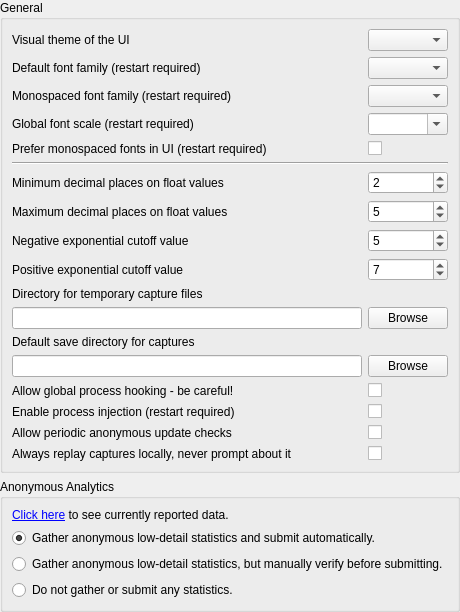
     <widget class="QWidget" name="general">
      <attribute name="title">
       <string>General</string>
      </attribute>
      <layout class="QVBoxLayout" name="verticalLayout_3">
       <property name="leftMargin">
        <number>0</number>
       </property>
       <property name="topMargin">
        <number>0</number>
       </property>
       <property name="rightMargin">
        <number>0</number>
       </property>
       <property name="bottomMargin">
        <number>0</number>
       </property>
       <item>
        <widget class="QGroupBox" name="groupBox">
         <property name="title">
          <string>General</string>
         </property>
         <layout class="QGridLayout" name="gridLayout_5">
          <item row="0" column="0">
           <widget class="QLabel" name="UIStyle_label">
            <property name="text">
             <string>Visual theme of the UI</string>
            </property>
           </widget>
          </item>
          <item row="0" column="1">
           <widget class="QComboBox" name="UIStyle">
            <property name="toolTip">
             <string>Selects the theme to display the UI in. These themes are available:&lt;br&gt;</string>
            </property>
            <property name="insertPolicy">
             <enum>QComboBox::NoInsert</enum>
            </property>
            <property name="sizeAdjustPolicy">
             <enum>QComboBox::AdjustToContents</enum>
            </property>
           </widget>
          </item>
          <item row="1" column="0">
           <widget class="QLabel" name="label_20">
            <property name="toolTip">
             <string>The default font family to be used for text. This will be overridden by the default monospace font if the below option for monospace override is chosen.</string>
            </property>
            <property name="text">
             <string>Default font family (restart required)</string>
            </property>
           </widget>
          </item>
          <item row="1" column="1">
           <widget class="QComboBox" name="Font_Family">
            <property name="toolTip">
             <string>The default font family to be used for text. This will be overridden by the default monospace font if the below option for monospace override is chosen.</string>
            </property>
           </widget>
          </item>
          <item row="2" column="0">
           <widget class="QLabel" name="label_21">
            <property name="toolTip">
             <string>The default font family to be used for monospaced text, typically code display or tables of buffer data. If the below option for monospace override is chosen this font will be used for those extra places.</string>
            </property>
            <property name="text">
             <string>Monospaced font family (restart required)</string>
            </property>
           </widget>
          </item>
          <item row="2" column="1">
           <widget class="QComboBox" name="Font_MonoFamily">
            <property name="toolTip">
             <string>The default font family to be used for monospaced text, typically code display or tables of buffer data. If the below option for monospace override is chosen this font will be used for those extra places.</string>
            </property>
           </widget>
          </item>
          <item row="3" column="0">
           <widget class="QLabel" name="label_27">
            <property name="toolTip">
             <string>A global scale for all fonts in the program. This will only scale text, icons and other UI elements will be scaled according to DPI settings as normal.</string>
            </property>
            <property name="text">
             <string>Global font scale (restart required)</string>
            </property>
           </widget>
          </item>
          <item row="3" column="1">
           <widget class="QComboBox" name="Font_GlobalScale">
            <property name="toolTip">
             <string>A global scale for all fonts in the program. This will only scale text, icons and other UI elements will be scaled according to DPI settings as normal.</string>
            </property>
            <property name="editable">
             <bool>true</bool>
            </property>
           </widget>
          </item>
          <item row="4" column="0">
           <widget class="QLabel" name="label_9">
            <property name="toolTip">
             <string>Prefer using a monospace font instead of the default font for places where resource names, action and marker names, and similar pieces of information are displayed.&lt;/p&gt;&lt;p&gt;&lt;br/&gt;&lt;/p&gt;&lt;p&gt;By default a monospaced font will only be used for places where fixed width is important such as code and numerical data displays.</string>
            </property>
            <property name="text">
             <string>Prefer monospaced fonts in UI (restart required)</string>
            </property>
           </widget>
          </item>
          <item row="4" column="1">
           <widget class="QCheckBox" name="Font_PreferMonospaced">
            <property name="toolTip">
             <string>Prefer using a monospace font instead of the default font for places where resource names, action and marker names, and similar pieces of information are displayed.&lt;/p&gt;&lt;p&gt;&lt;br/&gt;&lt;/p&gt;&lt;p&gt;By default a monospaced font will only be used for places where fixed width is important such as code and numerical data displays.</string>
            </property>
            <property name="text">
             <string/>
            </property>
           </widget>
          </item>
          <item row="5" column="0" colspan="2">
           <widget class="Line" name="line">
            <property name="orientation">
             <enum>Qt::Horizontal</enum>
            </property>
           </widget>
          </item>
          <item row="6" column="0">
           <widget class="QLabel" name="label">
            <property name="toolTip">
             <string>At least this many decimal places will be displayed on floats.
e.g. a value of 2 means 0 will display as 0.00, 0.5 as 0.50. A value of 5 would display them as 0.00000 and 0.50000 respectively.</string>
            </property>
            <property name="text">
             <string>Minimum decimal places on float values</string>
            </property>
           </widget>
          </item>
          <item row="6" column="1">
           <widget class="QSpinBox" name="Formatter_MinFigures">
            <property name="toolTip">
             <string>Decimals will display at least this many digits.
e.g. a value of 2 means 0 will display as 0.00, 0.5 as 0.50</string>
            </property>
            <property name="value">
             <number>2</number>
            </property>
           </widget>
          </item>
          <item row="7" column="0">
           <widget class="QLabel" name="label_2">
            <property name="toolTip">
             <string>No more decimal places than this will be displayed on floats.
e.g. a value of 5 means 0.123456789 will display as 0.12345</string>
            </property>
            <property name="text">
             <string>Maximum decimal places on float values</string>
            </property>
           </widget>
          </item>
          <item row="7" column="1">
           <widget class="QSpinBox" name="Formatter_MaxFigures">
            <property name="toolTip">
             <string>No more decimal places than this will be displayed on floats.
e.g. a value of 5 means 0.123456789 will display as 0.12345 and 123.123456789 will display as 123.12345</string>
            </property>
            <property name="value">
             <number>5</number>
            </property>
           </widget>
          </item>
          <item row="8" column="0">
           <widget class="QLabel" name="label_3">
            <property name="toolTip">
             <string>Any numbers smaller than this exponent will be displayed in scientific notation.
E.g. a value of 3 means 0.005 / 10 = 5E-4</string>
            </property>
            <property name="text">
             <string>Negative exponential cutoff value</string>
            </property>
           </widget>
          </item>
          <item row="8" column="1">
           <widget class="QSpinBox" name="Formatter_NegExp">
            <property name="toolTip">
             <string>Any numbers smaller than this exponent will be displayed in scientific notation.
E.g. a value of 3 means 0.005 / 10 = 5E-4</string>
            </property>
            <property name="value">
             <number>5</number>
            </property>
           </widget>
          </item>
          <item row="9" column="0">
           <widget class="QLabel" name="label_4">
            <property name="toolTip">
             <string>Any numbers larger than this exponent will be displayed in scientific notation.
e.g. 1000 * 10 = 1e4</string>
            </property>
            <property name="text">
             <string>Positive exponential cutoff value</string>
            </property>
           </widget>
          </item>
          <item row="9" column="1">
           <widget class="QSpinBox" name="Formatter_PosExp">
            <property name="toolTip">
             <string>Any numbers larger than this exponent will be displayed in scientific notation.
e.g. 1000 * 10 = 1e4</string>
            </property>
            <property name="value">
             <number>7</number>
            </property>
            <property name="displayIntegerBase">
             <number>10</number>
            </property>
           </widget>
          </item>
          <item row="10" column="0">
           <widget class="QLabel" name="label_5">
            <property name="toolTip">
             <string>Changes the directory where capture files are saved after being created, until saved manually or deleted.

Defaults to %TEMP%.</string>
            </property>
            <property name="text">
             <string>Directory for temporary capture files</string>
            </property>
           </widget>
          </item>
          <item row="11" column="0">
           <widget class="QLineEdit" name="tempDirectory">
            <property name="toolTip">
             <string>Changes the directory where capture files are saved after being created, until saved manually or deleted.

Defaults to %TEMP%.</string>
            </property>
           </widget>
          </item>
          <item row="11" column="1">
           <widget class="QPushButton" name="browseTempCaptureDirectory">
            <property name="toolTip">
             <string>Changes the directory where capture files are saved after being created, until saved manually or deleted.

Defaults to %TEMP%.</string>
            </property>
            <property name="text">
             <string>Browse</string>
            </property>
           </widget>
          </item>
          <item row="12" column="0">
           <widget class="QLabel" name="label_6">
            <property name="toolTip">
             <string>Changes the default directory for the save dialog when saving capture files.

Defaults to blank, which follows system default behaviour.</string>
            </property>
            <property name="text">
             <string>Default save directory for captures</string>
            </property>
           </widget>
          </item>
          <item row="13" column="0">
           <widget class="QLineEdit" name="saveDirectory">
            <property name="toolTip">
             <string>Changes the default directory for the save dialog when saving capture files.

Defaults to blank, which follows system default behaviour.</string>
            </property>
           </widget>
          </item>
          <item row="13" column="1">
           <widget class="QPushButton" name="browseSaveCaptureDirectory">
            <property name="toolTip">
             <string>Changes the default directory for the save dialog when saving capture files.

Defaults to blank, which follows system default behaviour.</string>
            </property>
            <property name="text">
             <string>Browse</string>
            </property>
           </widget>
          </item>
          <item row="14" column="0">
           <widget class="QLabel" name="globalHookLabel">
            <property name="toolTip">
             <string>Enables functionality on the capture application window that will insert RenderDoc automatically
into all new processes created - then inject into the target (matching) executable.

Useful for capturing programs indirectly that can't easily be launched directly by RenderDoc

Since this is a global system hook it must be used carefully and only when necessary!</string>
            </property>
            <property name="text">
             <string>Allow global process hooking - be careful!</string>
            </property>
           </widget>
          </item>
          <item row="14" column="1">
           <widget class="QCheckBox" name="AllowGlobalHook">
            <property name="toolTip">
             <string>Enables functionality on the capture application window that will insert RenderDoc automatically
into all new processes created - then inject into the target (matching) executable.

Useful for capturing programs indirectly that can't easily be launched directly by RenderDoc

Since this is a global system hook it must be used carefully and only when necessary!</string>
            </property>
            <property name="text">
             <string/>
            </property>
           </widget>
          </item>
          <item row="15" column="0">
           <widget class="QLabel" name="injectProcLabel">
            <property name="toolTip">
             <string>Enables the ability to inject into processes on windows.

Injecting into processes can be unreliable and should only be used as a last resort when no other
methods succeed, it should not be used as a primary method of launching applications. Instead the
program should be launched through RenderDoc via the Launch Process panel.</string>
            </property>
            <property name="text">
             <string>Enable process injection (restart required)</string>
            </property>
           </widget>
          </item>
          <item row="15" column="1">
           <widget class="QCheckBox" name="AllowProcessInject">
            <property name="toolTip">
             <string>Enables the ability to inject into processes on windows.

Injecting into processes can be unreliable and should only be used as a last resort when no other
methods succeed, it should not be used as a primary method of launching applications. Instead the
program should be launched through RenderDoc via the Launch Process panel.</string>
            </property>
            <property name="text">
             <string/>
            </property>
           </widget>
          </item>
          <item row="16" column="0">
           <widget class="QLabel" name="label_8">
            <property name="toolTip">
             <string>Allows RenderDoc to phone home to https://renderdoc.org to anonymously check for new versions.</string>
            </property>
            <property name="text">
             <string>Allow periodic anonymous update checks</string>
            </property>
           </widget>
          </item>
          <item row="16" column="1">
           <widget class="QCheckBox" name="CheckUpdate_AllowChecks">
            <property name="toolTip">
             <string>Allows RenderDoc to phone home to https://renderdoc.org to anonymously check for new versions.</string>
            </property>
            <property name="text">
             <string/>
            </property>
           </widget>
          </item>
          <item row="17" column="0">
           <widget class="QLabel" name="label_10">
            <property name="toolTip">
             <string>If a capture is marked as being created on a significantly different system (different OS or platform)
as is currently running, then by default the UI will prompt to ask if you want to replay on a remote context.

This option overrides that and will always replay locally if the local context is selected.</string>
            </property>
            <property name="text">
             <string>Always replay captures locally, never prompt about it</string>
            </property>
           </widget>
          </item>
          <item row="17" column="1">
           <widget class="QCheckBox" name="AlwaysReplayLocally">
            <property name="toolTip">
             <string>If a capture is marked as being created on a significantly different system (different OS or platform)
as is currently running, then by default the UI will prompt to ask if you want to replay on a remote context.

This option overrides that and will always replay locally if the local context is selected.</string>
            </property>
            <property name="text">
             <string/>
            </property>
           </widget>
          </item>
          <item row="18" column="1">
           <spacer name="verticalSpacer">
            <property name="orientation">
             <enum>Qt::Vertical</enum>
            </property>
            <property name="sizeHint" stdset="0">
             <size>
              <width>0</width>
              <height>0</height>
             </size>
            </property>
           </spacer>
          </item>
         </layout>
        </widget>
       </item>
       <item>
        <widget class="QGroupBox" name="groupBox_9">
         <property name="title">
          <string>Anonymous Analytics</string>
         </property>
         <layout class="QVBoxLayout" name="verticalLayout_4">
          <item>
           <widget class="QLabel" name="analyticsDescribeLabel">
            <property name="text">
             <string>&lt;html&gt;&lt;head/&gt;&lt;body&gt;&lt;p&gt;&lt;a href=&quot;#analyticsDescribe&quot;&gt;Click here&lt;/a&gt; to see currently reported data.&lt;/p&gt;&lt;/body&gt;&lt;/html&gt;</string>
            </property>
           </widget>
          </item>
          <item>
           <widget class="QRadioButton" name="analyticsAutoSubmit">
            <property name="text">
             <string>Gather anonymous low-detail statistics and submit automatically.</string>
            </property>
            <property name="checked">
             <bool>true</bool>
            </property>
           </widget>
          </item>
          <item>
           <widget class="QRadioButton" name="analyticsManualCheck">
            <property name="text">
             <string>Gather anonymous low-detail statistics, but manually verify before submitting.</string>
            </property>
           </widget>
          </item>
          <item>
           <widget class="QRadioButton" name="analyticsOptOut">
            <property name="text">
             <string>Do not gather or submit any statistics.</string>
            </property>
           </widget>
          </item>
         </layout>
        </widget>
       </item>
      </layout>
     </widget>
